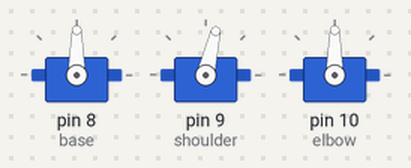
The sketch below on a simulated Arduino Uno, built with avr-gcc and run on an emulated ATmega328P. On the bench: 3 × servo.

Above: at 0.05 s.
At 0.45 s:
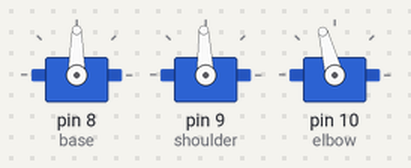
At 0.7 s:
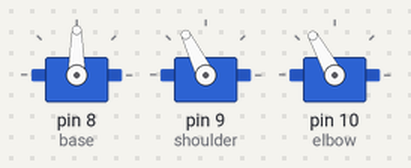
At 1.4 s:
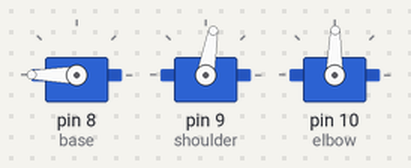
At 2.05 s:
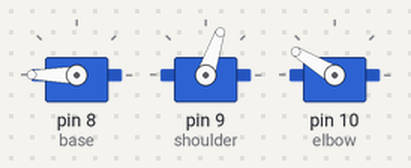
At 2.75 s:
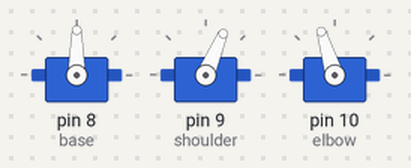
Timing chart, 0 to 6.9 s (numbered marks = the images above):
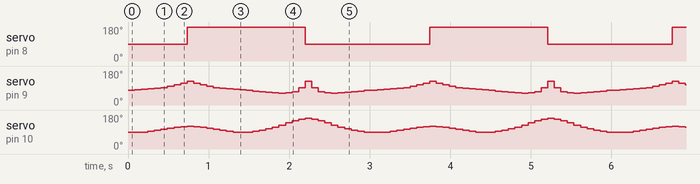

The sketch:

ik_3dof_serial.ino
```cpp
// snippet: ik_3dof_serial
// tags: kinematics, ik, inverse-kinematics, 3dof, serial, arm, servo, robot, xyz, wrist
// boards: avr, megaavr, nano33iot, rp2040
// not-tags: romi32u4
// library: Servo
// description: 3-DOF serial arm IK (base rotation + 2-DOF planar reach) — positions end-effector in 3D
// prompts: 3DOF serial arm IK, robot arm XYZ position, base elbow wrist IK, 3-axis arm inverse kinematics
// Set L1, L2 to your forearm/upper-arm lengths in mm.
// exact-include: Servo.h, math.h

#include <Servo.h>
#include <math.h>

// ---- CONFIGURE: replace with your actual link lengths ----
const float L1 = 130.0f;  // upper arm (mm)
const float L2 = 110.0f;  // forearm  (mm)
// ----------------------------------------------------------

Servo base;    // rotates around Z axis
Servo shoulder;
Servo elbow;

struct Angles { float base, shoulder, elbow; bool ok; };

Angles ik3dof(float x, float y, float z) {
  Angles a;
  a.base = atan2(y, x) * 180.0f / PI;  // azimuth

  float r  = sqrt(x * x + y * y);      // horizontal reach
  float r2 = r * r + z * z;
  float cosE = (r2 - L1 * L1 - L2 * L2) / (2.0f * L1 * L2);
  if (cosE < -1.0f || cosE > 1.0f) { a.ok = false; return a; }

  float elbow_rad    = acos(cosE);
  float shoulder_rad = atan2(z, r) - atan2(L2 * sin(elbow_rad), L1 + L2 * cos(elbow_rad));

  a.shoulder = shoulder_rad * 180.0f / PI;
  a.elbow    = elbow_rad    * 180.0f / PI;
  a.ok = true;
  return a;
}

void setup() {
  Serial.begin(9600);
  base.attach(8); shoulder.attach(9); elbow.attach(10);
}

void loop() {
  // circle in XZ plane at radius 150mm, height 80mm
  for (int deg = 0; deg <= 360; deg += 10) {
    float rad = deg * PI / 180.0f;
    float tx = 150.0f * cos(rad);
    float ty = 0.0f;
    float tz = 80.0f + 40.0f * sin(rad);

    Angles a = ik3dof(tx, ty, tz);
    if (a.ok) {
      base.write(constrain((int)(a.base + 90), 0, 180));
      shoulder.write(constrain((int)(a.shoulder + 90), 0, 180));
      elbow.write(constrain((int)a.elbow, 0, 180));
    }
    delay(80);
  }
}
```

Measured:
- by itself, servo on pin 8 (base): alternates 180° for 1.5 s and 90° for 1.5 s
- by itself, servo on pin 9 (shoulder): moves between 63° and 127°, repeating every 3.0 s
